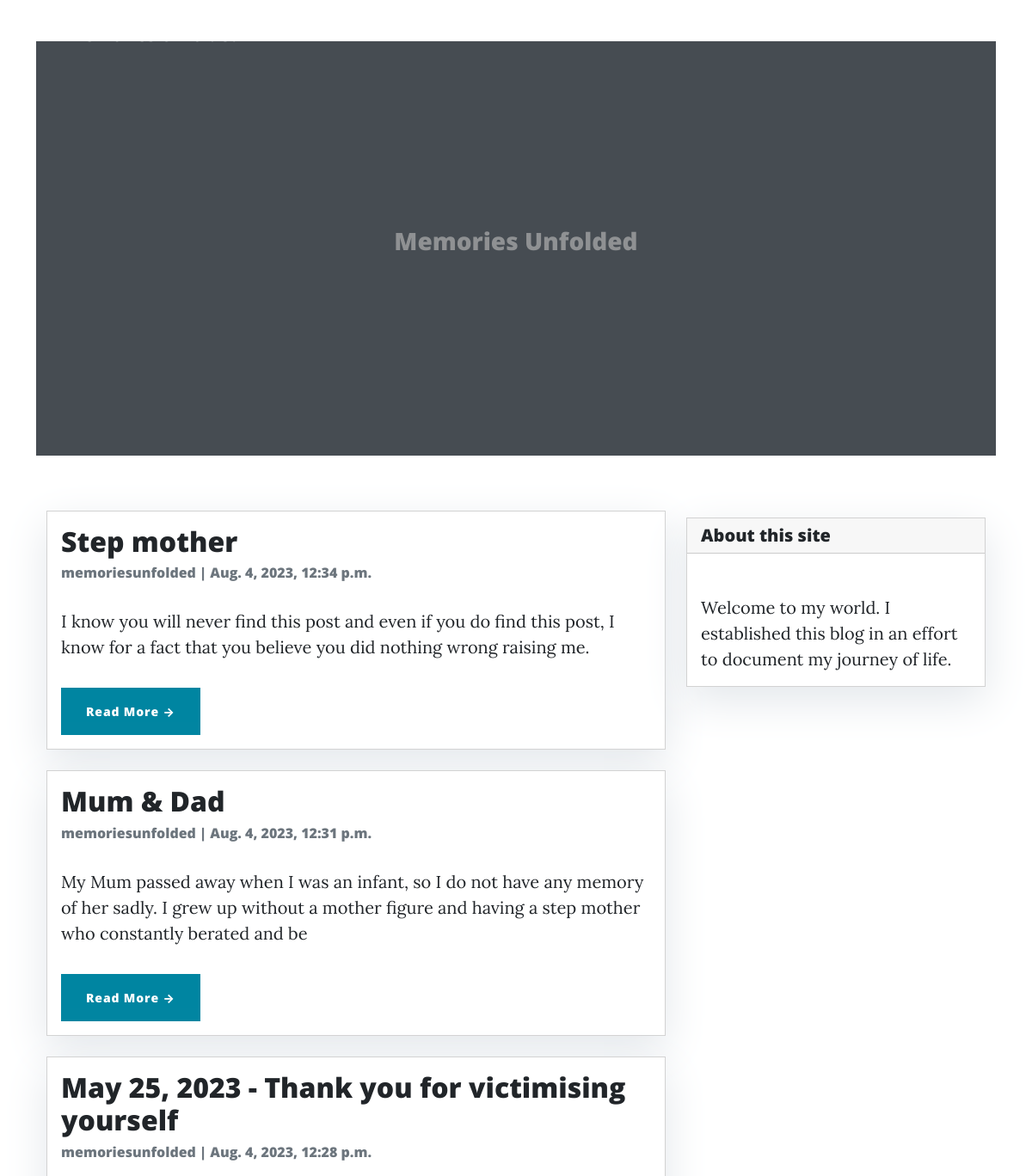
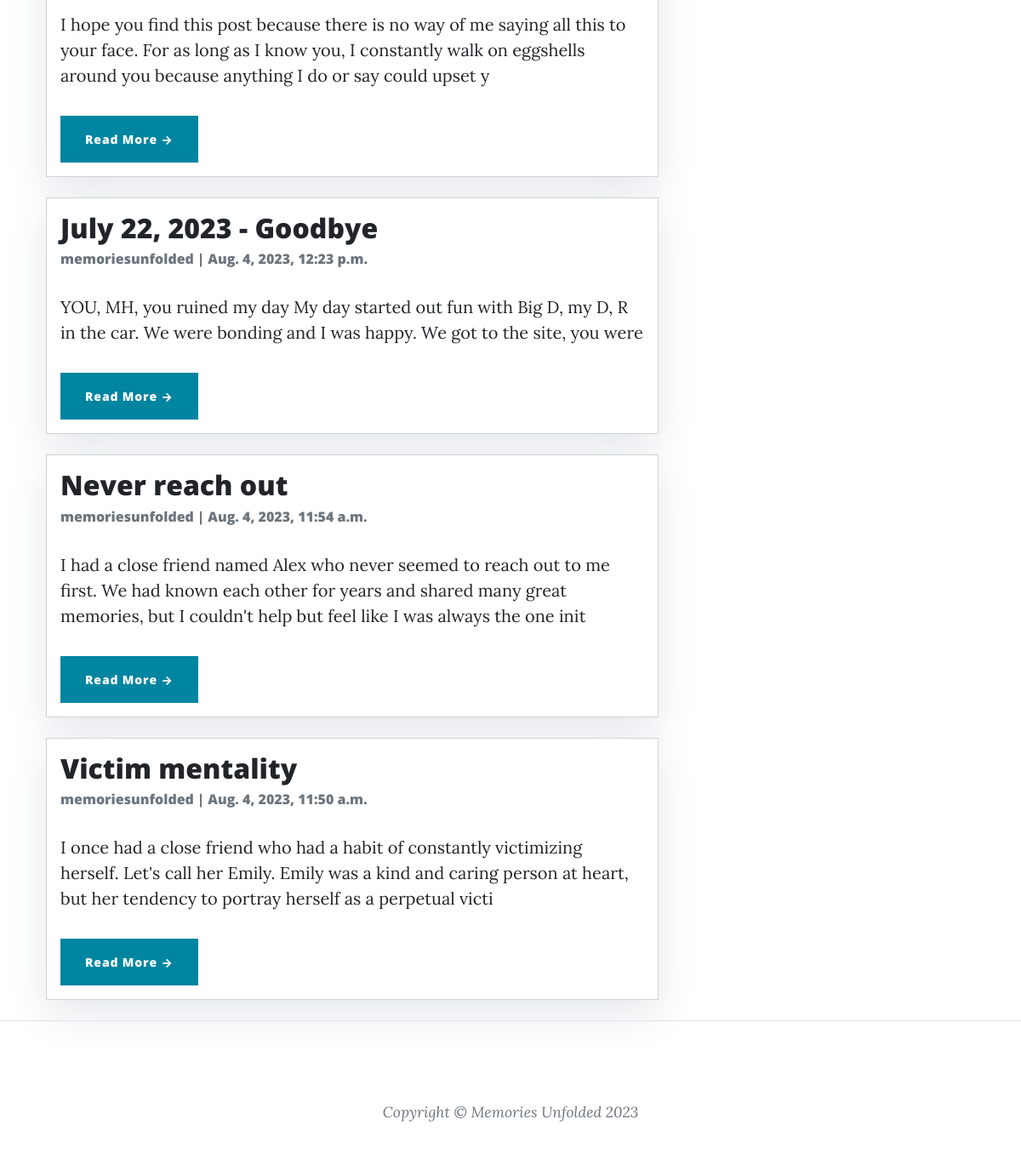
The page / on the database its author committed (2 pictures, top to bottom).
### blog/models.py (models this page shows, shortened)
class Post(models.Model):
    title = models.CharField(max_length=300, unique=True)
    slug = models.SlugField(max_length=300, unique=True)
    author = models.ForeignKey(User, on_delete=models.CASCADE, related_name='blog_posts')
    content = models.TextField()
    status = models.IntegerField(choices=STATUS, default=0)
    created_at = models.DateTimeField(auto_now_add=True)
    updated_at = models.DateTimeField(auto_now=True)
    class Meta:
        ordering = ['-created_at']

### blog/views.py (the view)
# urls.py: path('', views.PostList.as_view(), name='home'),
class PostList(generic.ListView):
    queryset = Post.objects.filter(status=1).order_by('-created_at')
    template_name = 'index.html'

### blog/templates/index.html (shortened to what this page needs)
{% extends "base.html" %}
{% block content %}
<header class="masthead">
    <div class="container">
        <div class="row">
            <div class=" col-md-8 col-md-10 mx-auto">
                <div class="site-heading">
                    <h3 class=" site-heading my-4 mt-3 text-white">Memories Unfolded</h3>
                </div>
            </div>
        </div>
    </div>
</header>
<div class="container">
    <div class="row">
        <div class="col-md-8 mt-3 left">
            {% for post in post_list %}
            <div class="card mb-4">
                <div class="card-body">
                    <h2 class="card-title">{{ post.title }}</h2>
                    <p class="card-text text-muted h6">{{ post.author }} | {{ post.created_at}} </p>
                    <p class="card-text">{{post.content|slice:":200" }}</p>
                    <a href="{% url 'post_detail' post.slug  %}" class="btn btn-primary">Read More &rarr;</a>
                </div>
            </div>
            {% endfor %}
        </div>
        {% block sidebar %} {% include 'sidebar.html' %} {% endblock sidebar %}
    </div>
</div>
{% endblock %}

### blog/templates/base.html (shortened to what this page needs)
{% load static %}<!DOCTYPE html>
<html>
  <head>
    <link rel="stylesheet" href="{% static 'css/styles.css' %}">
  </head>
  <body>
    <nav class="navbar navbar-expand-lg navbar-light" id="mainNav">
        <div class="container px-4 px-lg-5">
            <a class="navbar-brand" href="index.html">Memories Unfolded</a>
            <div class="collapse navbar-collapse" id="navbarResponsive">
                <ul class="navbar-nav ms-auto py-4 py-lg-0">
                    <li class="nav-item"><a class="nav-link px-lg-3 py-3 py-lg-4" href="index.html">Home</a></li>
                    <li class="nav-item"><a class="nav-link px-lg-3 py-3 py-lg-4" href="post.html">Posts</a></li>
                </ul>
            </div>
        </div>
    </nav>
    <div class="container">
      {% block content %}
      {% endblock content %}
    </div>
            <footer class="border-top">
                <div class="container px-4 px-lg-5">
                    <div class="row gx-4 gx-lg-5 justify-content-center">
                        <div class="col-md-10 col-lg-8 col-xl-7">
                            <ul class="list-inline text-center">
                            </ul>
                            <div class="small text-center text-muted fst-italic">Copyright &copy; Memories Unfolded 2023</div>
                        </div>
                    </div>
                </div>
            </footer>
  </body>
</html>

### blog/templates/sidebar.html (shortened to what this page needs)
{% block sidebar %}
<div class="col-md-4 float-right ">
<div class="card my-4">
        <h5 class="card-header">About this site</h5>
    <div class="card-body">
        <p class="card-text">Welcome to my world. I established this blog in an effort to document my journey of life.
    </div>
</div>
</div>
{% endblock sidebar %}

### blog/templates/sidebar.html (style rules this page uses)
.card { box-shadow: 0 16px 48px #E3E7EB; }

### rows shown on the page
Post: title "Step mother", author "memoriesunfolded", created_at "Aug. 4, 2023, 12:34 p.m.", content "I know you will never find this post and even if you do find this post, I know for a fact that you believe you did nothing wrong raising me."
Post: title "Mum & Dad", author "memoriesunfolded", created_at "Aug. 4, 2023, 12:31 p.m.", content "My Mum passed away when I was an infant, so I do not have any memory of her sadly. I grew up without a mother figure and having a step mother who constantly berated and be"
Post: title "May 25, 2023 - Thank you for victimising yourself", author "memoriesunfolded", created_at "Aug. 4, 2023, 12:28 p.m.", content "I hope you find this post because there is no way of me saying all this to your face. For as long as I know you, I constantly walk on eggshells around you because anything I do or say could upset y"
Post: title "July 22, 2023 - Goodbye", author "memoriesunfolded", created_at "Aug. 4, 2023, 12:23 p.m.", content "YOU, MH, you ruined my day My day started out fun with Big D, my D, R in the car. We were bonding and I was happy. We got to the site, you were"
Post: title "Never reach out", author "memoriesunfolded", created_at "Aug. 4, 2023, 11:54 a.m.", content "I had a close friend named Alex who never seemed to reach out to me first. We had known each other for years and shared many great memories, but I couldn't help but feel like I was always the one init"
Post: title "Victim mentality", author "memoriesunfolded", created_at "Aug. 4, 2023, 11:50 a.m.", content "I once had a close friend who had a habit of constantly victimizing herself. Let's call her Emily. Emily was a kind and caring person at heart, but her tendency to portray herself as a perpetual victi"
